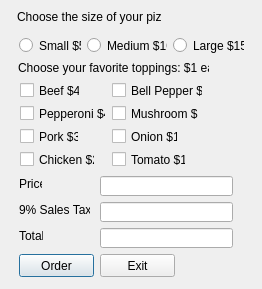
<?xml version="1.0" encoding="UTF-8"?>
<ui version="4.0">
 <class>OrderPage</class>
 <widget class="QDialog" name="OrderPage">
  <property name="geometry">
   <rect>
    <x>0</x>
    <y>0</y>
    <width>262</width>
    <height>289</height>
   </rect>
  </property>
  <property name="windowTitle">
   <string>Pizzaria</string>
  </property>
  <widget class="QLabel" name="lblChooseSize">
   <property name="geometry">
    <rect>
     <x>17</x>
     <y>9</y>
     <width>145</width>
     <height>16</height>
    </rect>
   </property>
   <property name="text">
    <string>Choose the size of your pizza:</string>
   </property>
  </widget>
  <widget class="QRadioButton" name="rbSmall">
   <property name="geometry">
    <rect>
     <x>19</x>
     <y>37</y>
     <width>62</width>
     <height>17</height>
    </rect>
   </property>
   <property name="text">
    <string>Small $5</string>
   </property>
  </widget>
  <widget class="QRadioButton" name="rbMedium">
   <property name="geometry">
    <rect>
     <x>87</x>
     <y>37</y>
     <width>80</width>
     <height>17</height>
    </rect>
   </property>
   <property name="text">
    <string>Medium $10</string>
   </property>
   <property name="checkable">
    <bool>true</bool>
   </property>
   <property name="checked">
    <bool>false</bool>
   </property>
  </widget>
  <widget class="QLabel" name="lblTopping">
   <property name="geometry">
    <rect>
     <x>18</x>
     <y>60</y>
     <width>191</width>
     <height>16</height>
    </rect>
   </property>
   <property name="text">
    <string>Choose your favorite toppings: $1 each</string>
   </property>
  </widget>
  <widget class="QCheckBox" name="cbPepperoni">
   <property name="geometry">
    <rect>
     <x>20</x>
     <y>105</y>
     <width>86</width>
     <height>17</height>
    </rect>
   </property>
   <property name="text">
    <string>Pepperoni $4</string>
   </property>
  </widget>
  <widget class="QCheckBox" name="cbMushroom">
   <property name="geometry">
    <rect>
     <x>112</x>
     <y>105</y>
     <width>87</width>
     <height>17</height>
    </rect>
   </property>
   <property name="text">
    <string>Mushroom $1</string>
   </property>
  </widget>
  <widget class="QCheckBox" name="cbTomato">
   <property name="geometry">
    <rect>
     <x>112</x>
     <y>151</y>
     <width>74</width>
     <height>17</height>
    </rect>
   </property>
   <property name="text">
    <string>Tomato $1</string>
   </property>
  </widget>
  <widget class="QCheckBox" name="cbBeef">
   <property name="geometry">
    <rect>
     <x>20</x>
     <y>82</y>
     <width>60</width>
     <height>17</height>
    </rect>
   </property>
   <property name="text">
    <string>Beef $4</string>
   </property>
  </widget>
  <widget class="QCheckBox" name="cbBellPepper">
   <property name="geometry">
    <rect>
     <x>112</x>
     <y>82</y>
     <width>91</width>
     <height>17</height>
    </rect>
   </property>
   <property name="text">
    <string>Bell Pepper $1</string>
   </property>
  </widget>
  <widget class="QCheckBox" name="cbPork">
   <property name="geometry">
    <rect>
     <x>20</x>
     <y>128</y>
     <width>59</width>
     <height>17</height>
    </rect>
   </property>
   <property name="text">
    <string>Pork $3</string>
   </property>
  </widget>
  <widget class="QCheckBox" name="cbOnion">
   <property name="geometry">
    <rect>
     <x>112</x>
     <y>128</y>
     <width>66</width>
     <height>17</height>
    </rect>
   </property>
   <property name="text">
    <string>Onion $1</string>
   </property>
  </widget>
  <widget class="QLabel" name="lblPrice">
   <property name="geometry">
    <rect>
     <x>19</x>
     <y>176</y>
     <width>23</width>
     <height>16</height>
    </rect>
   </property>
   <property name="text">
    <string>Price</string>
   </property>
  </widget>
  <widget class="QLineEdit" name="lePrice">
   <property name="geometry">
    <rect>
     <x>100</x>
     <y>176</y>
     <width>133</width>
     <height>20</height>
    </rect>
   </property>
  </widget>
  <widget class="QLabel" name="lblSalesTax">
   <property name="geometry">
    <rect>
     <x>19</x>
     <y>202</y>
     <width>71</width>
     <height>16</height>
    </rect>
   </property>
   <property name="text">
    <string>9% Sales Tax</string>
   </property>
  </widget>
  <widget class="QLineEdit" name="leSalesTax">
   <property name="geometry">
    <rect>
     <x>100</x>
     <y>202</y>
     <width>133</width>
     <height>20</height>
    </rect>
   </property>
  </widget>
  <widget class="QLabel" name="lblTotal">
   <property name="geometry">
    <rect>
     <x>19</x>
     <y>228</y>
     <width>24</width>
     <height>16</height>
    </rect>
   </property>
   <property name="text">
    <string>Total</string>
   </property>
  </widget>
  <widget class="QLineEdit" name="leTotal">
   <property name="geometry">
    <rect>
     <x>100</x>
     <y>228</y>
     <width>133</width>
     <height>20</height>
    </rect>
   </property>
  </widget>
  <widget class="QPushButton" name="pbOrder">
   <property name="geometry">
    <rect>
     <x>19</x>
     <y>254</y>
     <width>75</width>
     <height>23</height>
    </rect>
   </property>
   <property name="text">
    <string>Order</string>
   </property>
  </widget>
  <widget class="QPushButton" name="pbExit">
   <property name="geometry">
    <rect>
     <x>100</x>
     <y>254</y>
     <width>75</width>
     <height>23</height>
    </rect>
   </property>
   <property name="text">
    <string>Exit</string>
   </property>
  </widget>
  <widget class="QRadioButton" name="rbLarge">
   <property name="geometry">
    <rect>
     <x>173</x>
     <y>37</y>
     <width>71</width>
     <height>17</height>
    </rect>
   </property>
   <property name="text">
    <string>Large $15</string>
   </property>
  </widget>
  <widget class="QCheckBox" name="cbChicken">
   <property name="geometry">
    <rect>
     <x>20</x>
     <y>151</y>
     <width>75</width>
     <height>17</height>
    </rect>
   </property>
   <property name="text">
    <string>Chicken $2</string>
   </property>
  </widget>
 </widget>
 <resources/>
 <connections/>
</ui>
